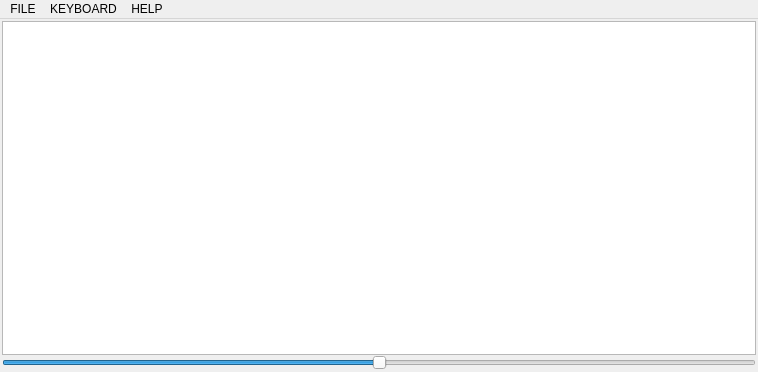
<?xml version="1.0" encoding="UTF-8"?>
<ui version="4.0">
 <class>MainWindow</class>
 <widget class="QMainWindow" name="MainWindow">
  <property name="geometry">
   <rect>
    <x>0</x>
    <y>0</y>
    <width>758</width>
    <height>372</height>
   </rect>
  </property>
  <property name="windowTitle">
   <string>MainWindow</string>
  </property>
  <widget class="QWidget" name="centralWidget">
   <layout class="QVBoxLayout" name="verticalLayout">
    <property name="spacing">
     <number>0</number>
    </property>
    <property name="leftMargin">
     <number>2</number>
    </property>
    <property name="topMargin">
     <number>2</number>
    </property>
    <property name="rightMargin">
     <number>2</number>
    </property>
    <property name="bottomMargin">
     <number>2</number>
    </property>
    <item>
     <widget class="QTableWidget" name="tableWidget">
      <property name="acceptDrops">
       <bool>true</bool>
      </property>
     </widget>
    </item>
    <item>
     <layout class="QHBoxLayout" name="horizontalLayout">
      <item>
       <widget class="QSlider" name="horizontalSlider">
        <property name="maximum">
         <number>200</number>
        </property>
        <property name="value">
         <number>100</number>
        </property>
        <property name="orientation">
         <enum>Qt::Horizontal</enum>
        </property>
       </widget>
      </item>
     </layout>
    </item>
   </layout>
  </widget>
  <widget class="QMenuBar" name="menuBar">
   <property name="geometry">
    <rect>
     <x>0</x>
     <y>0</y>
     <width>758</width>
     <height>21</height>
    </rect>
   </property>
   <widget class="QMenu" name="menuFile">
    <property name="title">
     <string>FILE</string>
    </property>
    <addaction name="actionStop_playing"/>
    <addaction name="actionSave"/>
    <addaction name="actionSave_as"/>
    <addaction name="actionLoad"/>
    <addaction name="separator"/>
    <addaction name="actionPreferences"/>
    <addaction name="actionExit"/>
   </widget>
   <widget class="QMenu" name="menuKEYBOARD">
    <property name="title">
     <string>KEYBOARD</string>
    </property>
    <addaction name="actionAdd_shortcut"/>
    <addaction name="actionAdd_shortcut_to_stop"/>
    <addaction name="actionRemove_shortcut"/>
    <addaction name="actionPlay"/>
   </widget>
   <widget class="QMenu" name="menuHELP">
    <property name="title">
     <string>HELP</string>
    </property>
    <addaction name="actionHow_to_use"/>
    <addaction name="actionKeys"/>
   </widget>
   <addaction name="menuFile"/>
   <addaction name="menuKEYBOARD"/>
   <addaction name="menuHELP"/>
  </widget>
  <action name="actionExit">
   <property name="text">
    <string>Exit</string>
   </property>
  </action>
  <action name="actionSave">
   <property name="text">
    <string>Save list</string>
   </property>
  </action>
  <action name="actionLoad">
   <property name="text">
    <string>Load</string>
   </property>
  </action>
  <action name="actionAdd_shortcut">
   <property name="text">
    <string>Add shortcut for music</string>
   </property>
   <property name="shortcut">
    <string>+</string>
   </property>
  </action>
  <action name="actionRemove_shortcut">
   <property name="text">
    <string>Remove shortcut</string>
   </property>
   <property name="shortcut">
    <string>Del</string>
   </property>
  </action>
  <action name="actionPlay">
   <property name="text">
    <string>Play</string>
   </property>
  </action>
  <action name="actionStop_playing">
   <property name="text">
    <string>Stop playing</string>
   </property>
   <property name="shortcut">
    <string>Esc</string>
   </property>
  </action>
  <action name="actionAdd_shortcut_to_stop">
   <property name="text">
    <string>Add shortcut to stop</string>
   </property>
  </action>
  <action name="actionHow_to_use">
   <property name="text">
    <string>How to use</string>
   </property>
  </action>
  <action name="actionSave_as">
   <property name="text">
    <string>Save as</string>
   </property>
  </action>
  <action name="actionPreferences">
   <property name="text">
    <string>Preferences</string>
   </property>
  </action>
  <action name="actionAdd_randomizer">
   <property name="text">
    <string>Add randomizer</string>
   </property>
  </action>
  <action name="actionKeys">
   <property name="text">
    <string>Keylist</string>
   </property>
  </action>
 </widget>
 <layoutdefault spacing="6" margin="11"/>
 <resources/>
 <connections/>
</ui>
